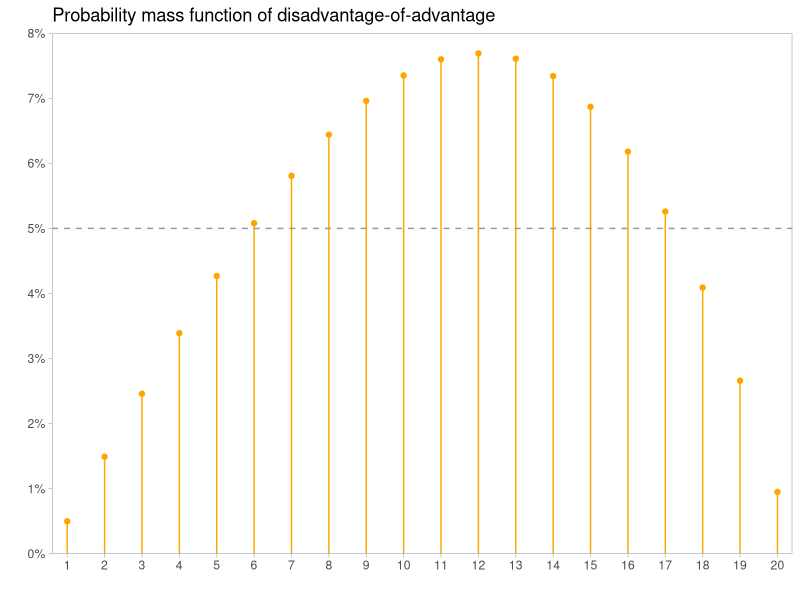

This chart was generated by the following R code:
## ---- chunk 1
library("tidyverse")
library("patchwork")
library("glue")
## ---- chunk 2
faces <- 20
F_dis_of_adv <- function(k, faces) {
  1 - (1 - (k / faces)^2)^2
}
pmf_dis_of_adv <- function(k, faces) {
  F_dis_of_adv(k, faces) - F_dis_of_adv(k-1, faces) 
}
dis_of_adv_beats <- function(N, faces) {
  1 - F_dis_of_adv(N - 1, faces)
}
df <- tibble(k = seq_len(20)) %>%
  mutate(prob = pmf_dis_of_adv(k, faces),
         beats = dis_of_adv_beats(k, faces))
exp_adv_dis_fn <- function(faces) {
  sum(1:faces * pmf_dis_of_adv(1:faces, faces))
}
exp_dis_of_adv <- exp_adv_dis_fn(20)
## ---- chunk 3
df %>% 
  ggplot(aes(k, prob)) +
  geom_point(color="orange") +
  geom_segment(aes(xend=k, y=0, yend=prob), col="orange") +
  theme_light() +
  scale_y_continuous(labels = scales::percent_format(accuracy=1), 
                     breaks=seq(0, .08, .01), expand=c(0, 0)) +
  scale_x_continuous(breaks = seq(1, 20), expand = c(0.02, 0.02)) +
  labs(title = "Probability mass function of disadvantage-of-advantage", 
       x = "", y = "") +
  coord_cartesian(xlim=c(1, 20), ylim=c(0, .08)) +
  geom_hline(yintercept = .05, lty = 2, col="grey60") +
  theme(panel.grid= element_blank())
## ---- chunk 4
sdf <- tibble(k = seq_len(20)) %>%
  mutate(beats_straight = 1 - (k-1) / 20,
         beats_dis_of_adv = dis_of_adv_beats(k, faces)) %>%
  mutate(approach = ifelse(beats_dis_of_adv >= beats_straight, "dis-of-adv", "straight"))
sdf

